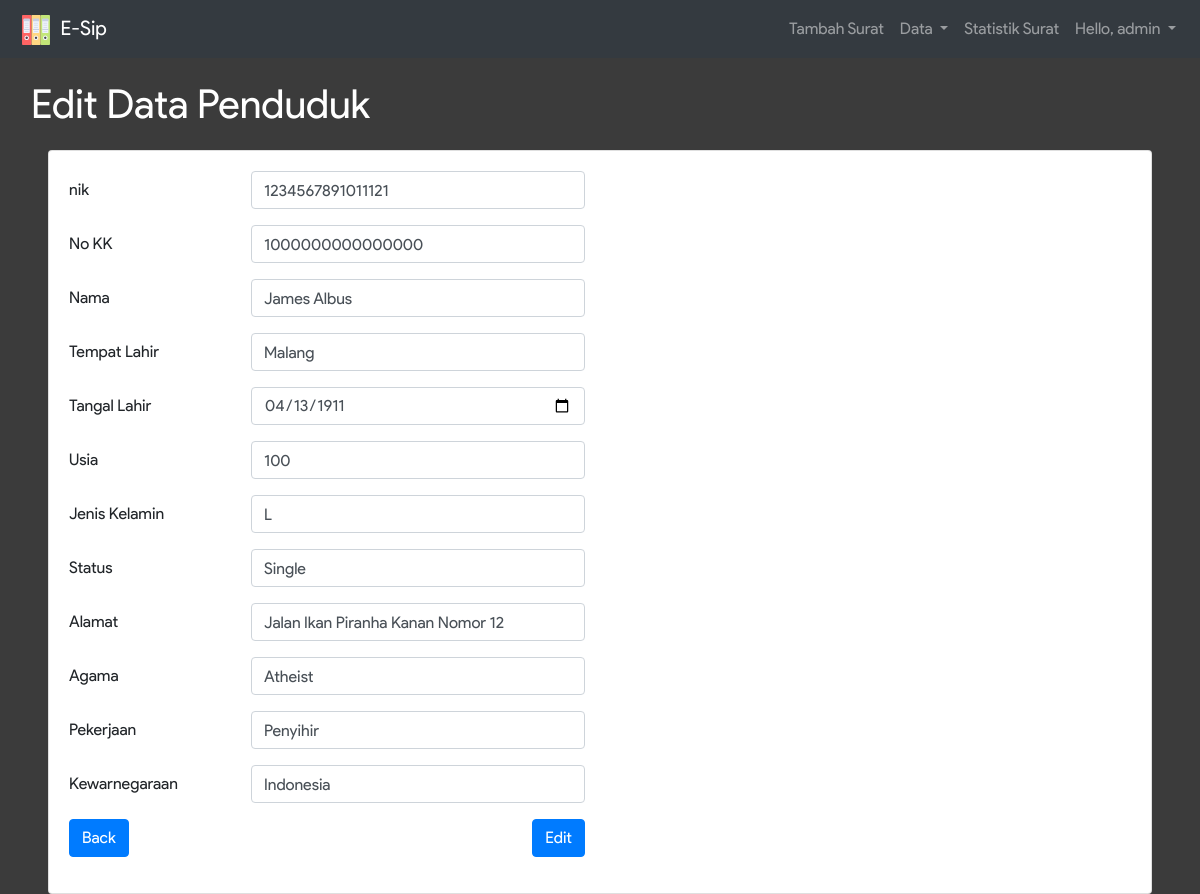
The page /data_edit_penduduk.php?nik=1234567891011121 (signed in) on the database as committed earlier.
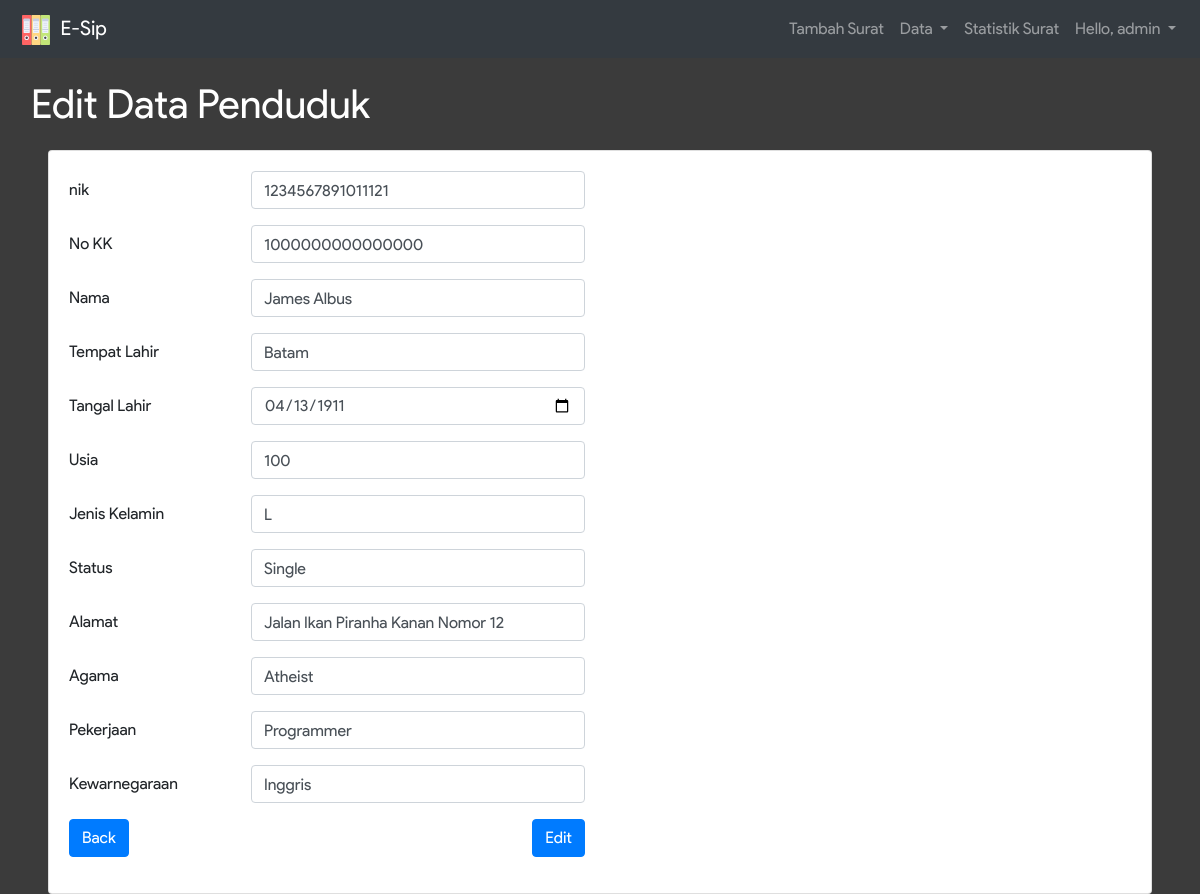
The same page on the database as committed later.
### tables this page shows
CREATE TABLE IF NOT EXISTS `penduduk` (
  `nik` varchar(16) NOT NULL,
  `no_kk` varchar(16) NOT NULL,
  `nama` varchar(50) NOT NULL,
  `tempat_lahir` varchar(20) NOT NULL,
  `tanggal_lahir` date NOT NULL,
  `usia` int(3) NOT NULL,
  `jenis_kelamin` varchar(1) NOT NULL,
  `status` varchar(30) NOT NULL,
  `alamat` text NOT NULL,
  `agama` varchar(10) NOT NULL,
  `pekerjaan` varchar(20) NOT NULL,
  `kewarnegaraan` varchar(20) NOT NULL,
  `tanggal_buat` date NOT NULL
);

### data_edit_penduduk.php (the view, shortened to what the changed rows need)
<?php
  include_once 'connection.php';
  $a = $_GET['nik'];
  $sql = "SELECT * FROM penduduk WHERE nik = " . $a;
  $result = $conn->query($sql);
  $data = $result->fetch_assoc();
?>
<!DOCTYPE html>
<html>
<head>
  <link rel="stylesheet" href="node_modules/bootstrap/dist/css/bootstrap.min.css">
  <link rel="stylesheet" href="assets/css/infinite.css">
</head>
<body style="background-color: #3B3B3B;">
    <div class="container-fluid">
       <div class="row">
        <div class="col-sm-12 px-5">
          <div class="card">
            <div class="card-body">
              <form method="POST" action="data_action_eit_penduduk.php">
                <div class="form-group row">
                  <div class="col-sm-4">
                    <input type="text" class="form-control" id="nik" name="anik" value="<?=$data['nik']?>">
                  </div>
                </div>
                <div class="form-group row">
                  <div class="col-sm-4">
                    <input type="text" class="form-control" id="no_k" name="no_kk" value="<?=$data['no_kk']?>">
                  </div>
                </div>
                <div class="form-group row">
                  <div class="col-sm-4">
                    <input type="text" class="form-control" id="namA" name="nama" value="<?=$data['nama']?>">
                  </div>
                </div>
                <div class="form-group row">
                  <div class="col-sm-4">
                    <input type="text" class="form-control" id="Tempat_Lahir" name="tempat_lahir" value="<?=$data['tempat_lahir']?>">
                  </div>
                </div>
                <div class="form-group row">
                  <div class="col-sm-4">
                    <input type="date" class="form-control" id="Tanngal_Lahir" name="tanggal_lahir" value="<?=$data['tanggal_lahir']?>">
                  </div>
                </div>
                <div class="form-group row">
                  <div class="col-sm-4">
                    <input type="number" class="form-control" id="Usia" name="usia" value="<?=$data['usia']?>">
                  </div>
                </div>
                <div class="form-group row">
                  <div class="col-sm-4">
                    <input type="text" class="form-control" id="JenisKelamin" name="jenis_kelamin" value="<?=$data['jenis_kelamin']?>">
                  </div>
                </div>
                <div class="form-group row">
                  <div class="col-sm-4">
                    <input type="text" class="form-control" id="Status" name="status" value="<?=$data['status']?>">
                  </div>
                </div>
                <div class="form-group row">
                  <div class="col-sm-4">
                    <input type="text" class="form-control" id="Alamat" name="alamat" value="<?=$data['alamat']?>">
                  </div>
                </div>
                <div class="form-group row">
                  <div class="col-sm-4">
                    <input type="text" class="form-control" id="Agama" name="agama" value="<?=$data['agama']?>">
                  </div>
                </div>
                <div class="form-group row">
                  <div class="col-sm-4">
                    <input type="text" class="form-control" id="Pekerjaan" name="pekerjaan" value="<?=$data['pekerjaan']?>">
                  </div>
                </div>
                <div class="form-group row">
                  <div class="col-sm-4">
                    <input type="text" class="form-control" id="KN" name="kewarnegaraan" value="<?=$data['kewarnegaraan']?>">
                  </div>
                </div>
                </div>
            </div>
          </div>
        </div>
      </div>
  </body>
</html>

Rows that differ between the two databases and show on the page:
changed penduduk "James Albus": tempat_lahir "Malang" → "Batam"; pekerjaan "Penyihir" → "Programmer"; kewarnegaraan "Indonesia" → "Inggris"
